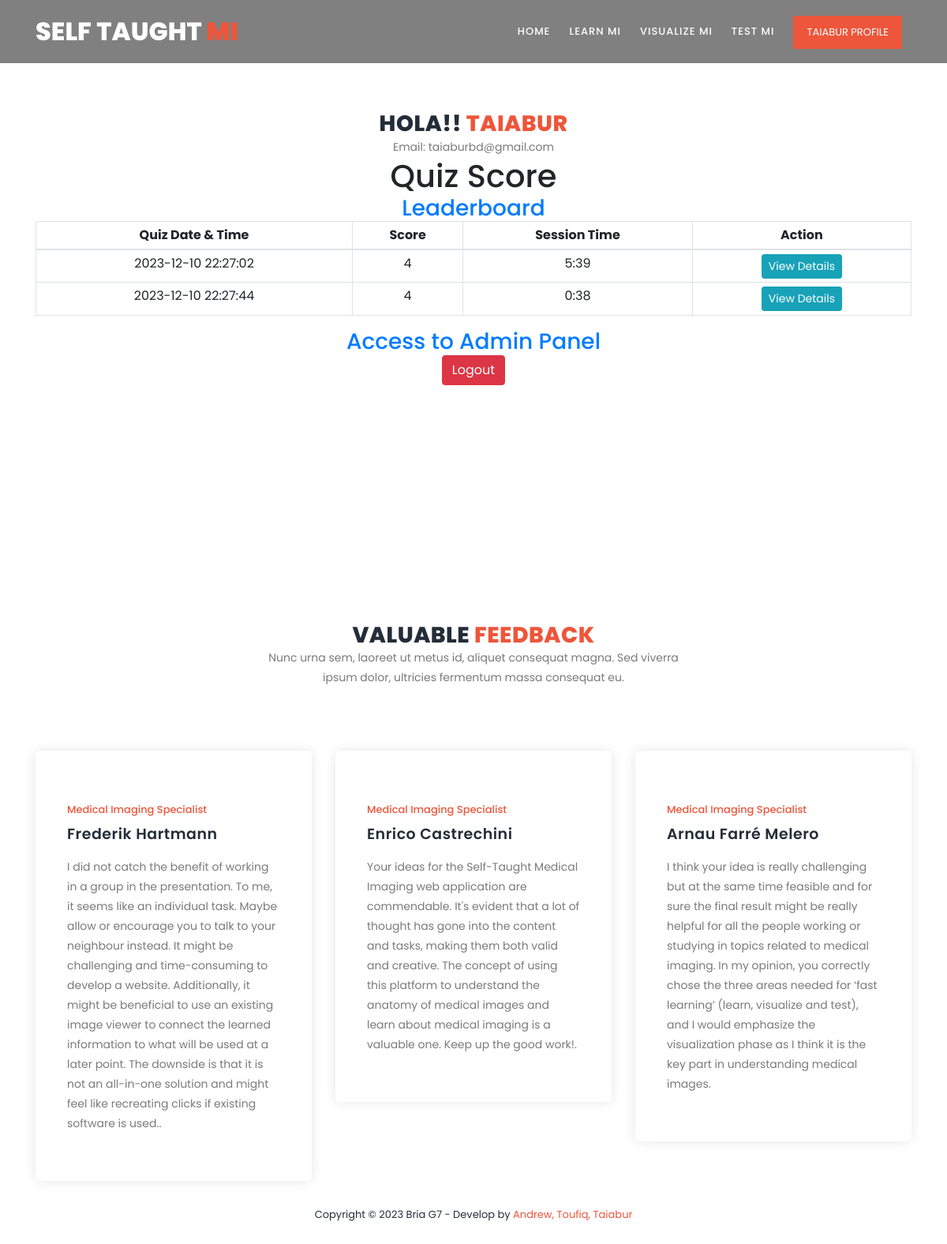
The page /profile (signed in) on the database as committed earlier.
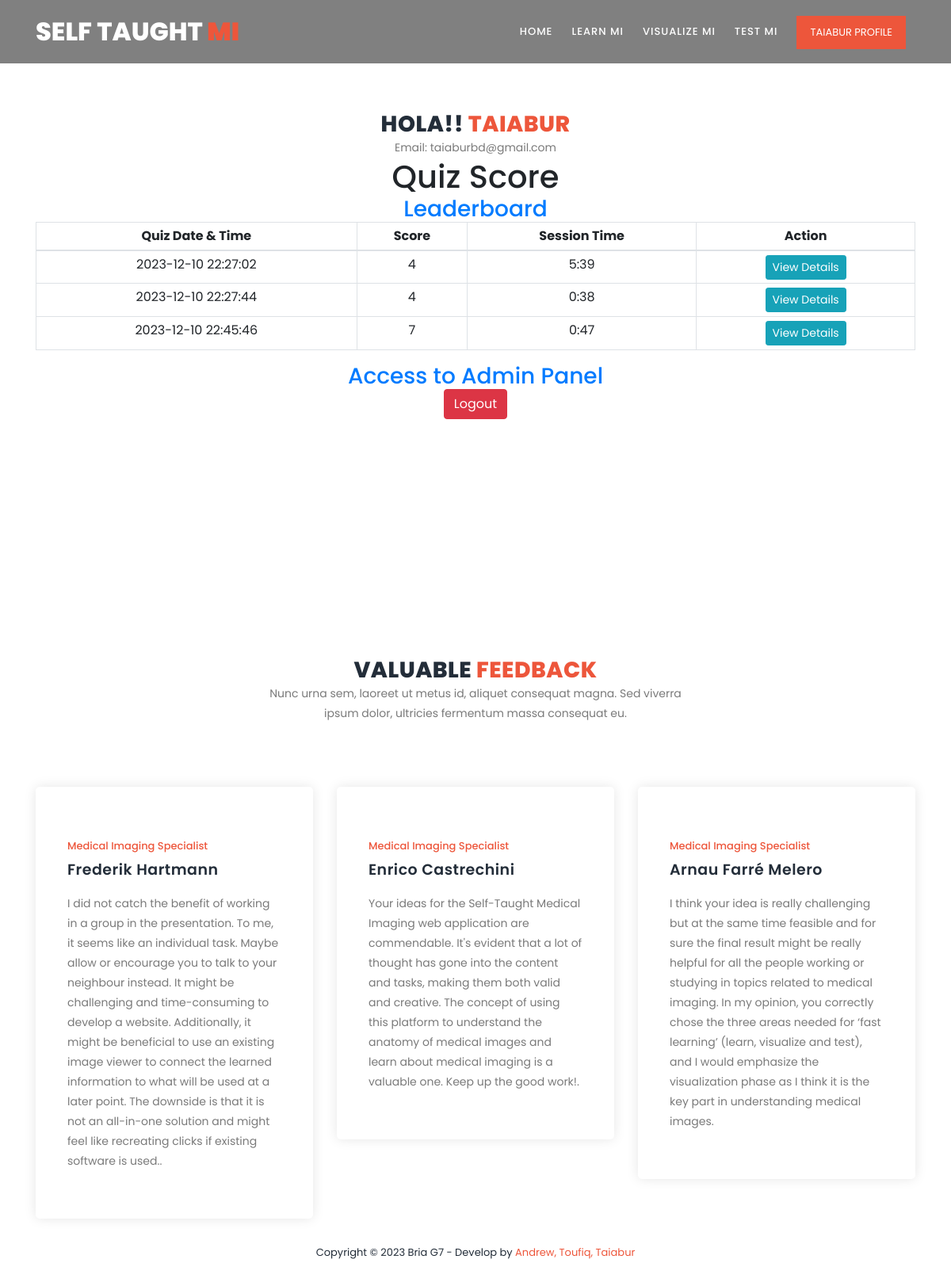
The same page on the database as committed later.
### tables this page shows
CREATE TABLE quiz_list (
    id INTEGER PRIMARY KEY,
    quiz_id VARCHAR(255),
    user_id INTEGER,
    total_mark INTEGER,
    category VARCHAR(255),
    created_date TIMESTAMP DEFAULT CURRENT_TIMESTAMP
);

### views.py (the view, shortened to what this page needs)
@app.route('/profile')
def profile():
    if 'user_id' in session:
        conn = get_db_connection()
        user_id=session['user_id']
        user = conn.execute("SELECT * FROM users WHERE id = ?", (user_id,)).fetchall()
        score_list=conn.execute('SELECT * FROM quiz_list WHERE user_id = ?', (user_id,))
        score_list = score_list.fetchall()
        quiz_id = request.args.get('quiz_id')
        quiz_cat = request.args.get('quiz_cat')
        quiz_details=''
        conn.close()
        return render_template('profile.html',user=user,score_list=score_list,quiz_details=quiz_details,quiz_cat=quiz_cat)
    else:
        return redirect(url_for('login'))

### admin.py (called while the page is built)
@app.before_request
def check_admin_access():
    if request.endpoint and request.endpoint.startswith('admin'):
        if not is_admin():
            return redirect(url_for('hello'))

### views.py (called while the page is built)
def get_db_connection():
    conn = sqlite3.connect('database.db')
    conn.row_factory = sqlite3.Row
    return conn

### templates/profile.html (shortened to what this page needs)
{% extends "base.html" %}
{% block content %}
<section class="section" id="features">
  <div class="container">
      <div class="row">
        <div class="col-lg-12">
          <div class="section-heading">
              <h2>Hola!! <em>{% print(session['user_fullname']) %}</em></h2>
              <p>Email: {% print(session['user_name']) %}</p>
              <h1>Quiz Score</h1>
              <h3><a href="{{url_for('leaderboard')}}">Leaderboard</a></h3>
    <table class="table table-stripe table-sm table-bordered">
        <thead>
            <tr>
                <th>Quiz Date & Time</th>
                <th>Score</th>
                <th>Session Time</th>
                <th>Action</th>
            </tr>
        </thead>
        <tbody>
            {% for row in score_list %}
                <tr>
                    <td>{{ row[5] }}</td>
                    <td>{{ row[3] }}</td>
                    <td>{{ row[4] }}</td>
                    <td><a href="{{url_for('profile',quiz_id=row[1])}}" class="btn btn-info btn-sm">View Details</a></td>
                </tr>
            {% endfor %}
        </tbody>
    </table>
              <h3>{% if session['user_type'] == 1 %}
                <a href="/admin">Access to Admin Panel</a>
                {% else %}
                    User
                {% endif %}
              </h3>
              <a href="/logout"><button class="btn btn-danger">
             Logout
            </button></a>
          </div>
      </div>
    </div>
</section>
{% endblock %}

Rows that differ between the two databases and show on the page:
added quiz_list: created_date "2023-12-10 22:45:46", total_mark "7", category "0:47"
